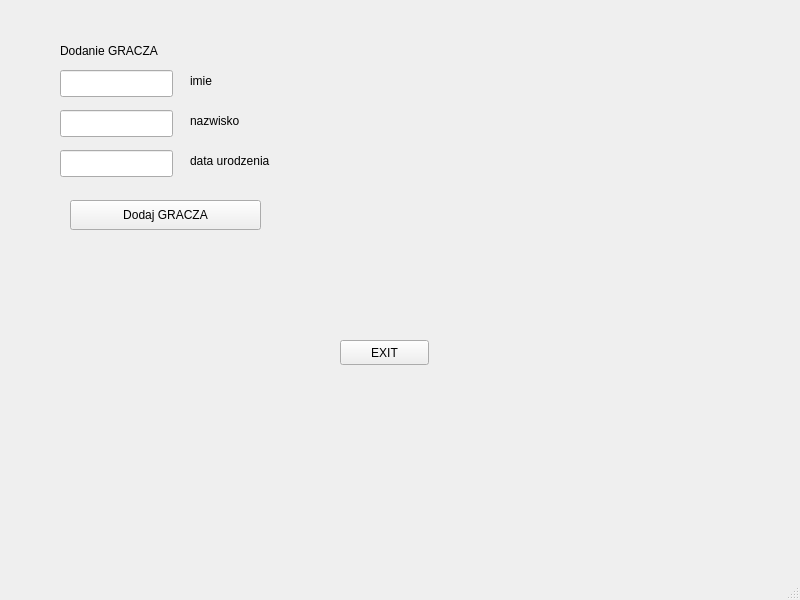
<?xml version="1.0" encoding="UTF-8"?>
<ui version="4.0">
 <class>MainWindow</class>
 <widget class="QMainWindow" name="MainWindow">
  <property name="geometry">
   <rect>
    <x>0</x>
    <y>0</y>
    <width>800</width>
    <height>600</height>
   </rect>
  </property>
  <property name="windowTitle">
   <string>MainWindow</string>
  </property>
  <widget class="QWidget" name="centralwidget">
   <widget class="QLabel" name="label">
    <property name="geometry">
     <rect>
      <x>60</x>
      <y>40</y>
      <width>181</width>
      <height>22</height>
     </rect>
    </property>
    <property name="text">
     <string>Dodanie GRACZA</string>
    </property>
   </widget>
   <widget class="QLineEdit" name="lineEdit">
    <property name="geometry">
     <rect>
      <x>60</x>
      <y>70</y>
      <width>113</width>
      <height>27</height>
     </rect>
    </property>
   </widget>
   <widget class="QLineEdit" name="lineEdit_2">
    <property name="geometry">
     <rect>
      <x>60</x>
      <y>110</y>
      <width>113</width>
      <height>27</height>
     </rect>
    </property>
   </widget>
   <widget class="QLineEdit" name="lineEdit_3">
    <property name="geometry">
     <rect>
      <x>60</x>
      <y>150</y>
      <width>113</width>
      <height>27</height>
     </rect>
    </property>
   </widget>
   <widget class="QLabel" name="label_2">
    <property name="geometry">
     <rect>
      <x>190</x>
      <y>70</y>
      <width>77</width>
      <height>22</height>
     </rect>
    </property>
    <property name="text">
     <string>imie</string>
    </property>
   </widget>
   <widget class="QLabel" name="label_3">
    <property name="geometry">
     <rect>
      <x>190</x>
      <y>110</y>
      <width>77</width>
      <height>22</height>
     </rect>
    </property>
    <property name="text">
     <string>nazwisko</string>
    </property>
   </widget>
   <widget class="QLabel" name="label_4">
    <property name="geometry">
     <rect>
      <x>190</x>
      <y>150</y>
      <width>121</width>
      <height>22</height>
     </rect>
    </property>
    <property name="text">
     <string>data urodzenia</string>
    </property>
   </widget>
   <widget class="QPushButton" name="pushButton">
    <property name="geometry">
     <rect>
      <x>70</x>
      <y>200</y>
      <width>191</width>
      <height>30</height>
     </rect>
    </property>
    <property name="text">
     <string>Dodaj GRACZA</string>
    </property>
   </widget>
   <widget class="QPushButton" name="pushButton_2">
    <property name="geometry">
     <rect>
      <x>340</x>
      <y>340</y>
      <width>89</width>
      <height>25</height>
     </rect>
    </property>
    <property name="text">
     <string>EXIT</string>
    </property>
   </widget>
  </widget>
  <widget class="QMenuBar" name="menubar">
   <property name="geometry">
    <rect>
     <x>0</x>
     <y>0</y>
     <width>800</width>
     <height>22</height>
    </rect>
   </property>
  </widget>
  <widget class="QStatusBar" name="statusbar"/>
 </widget>
 <resources/>
 <connections/>
</ui>
